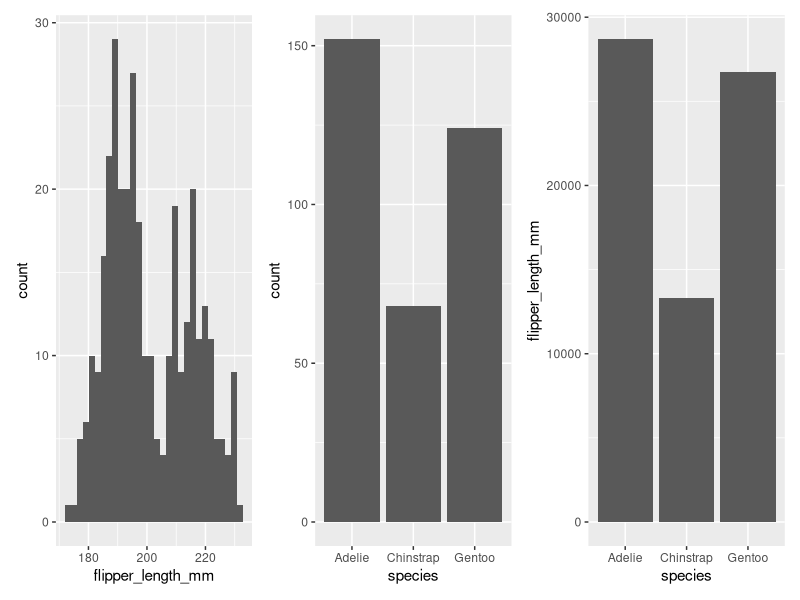
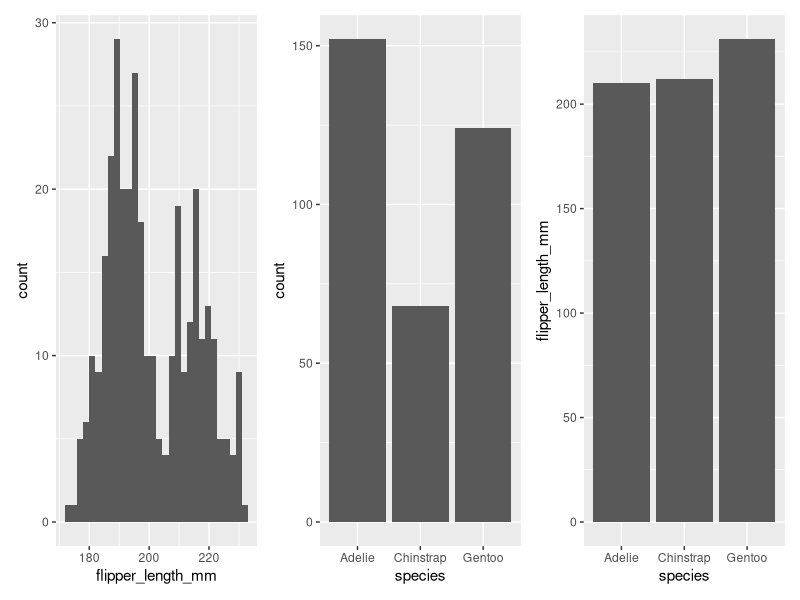
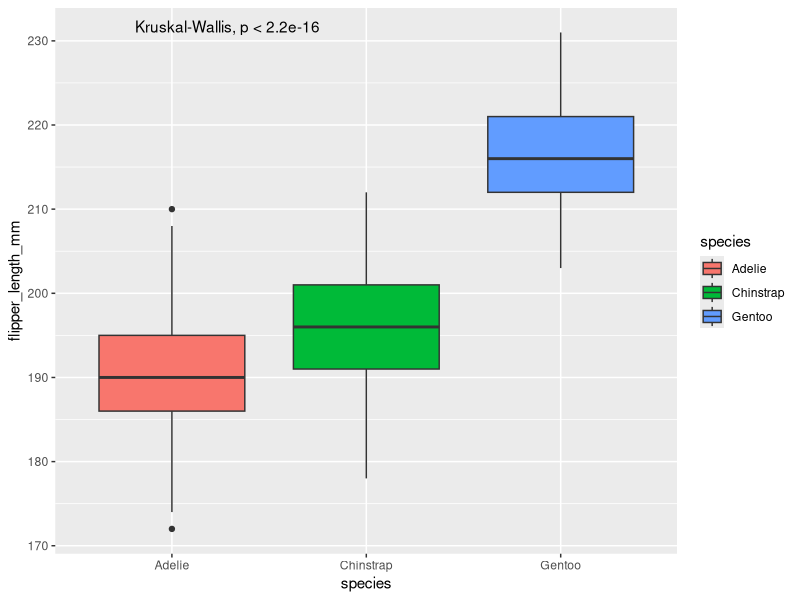
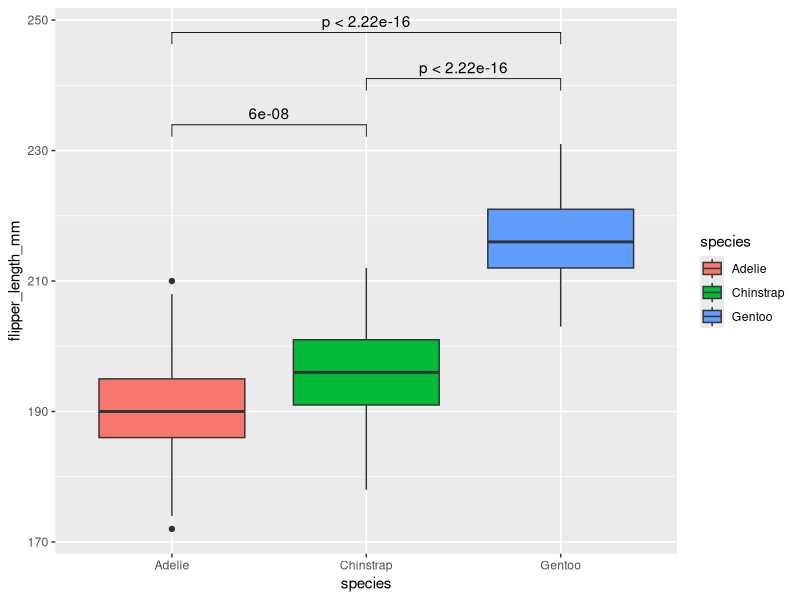
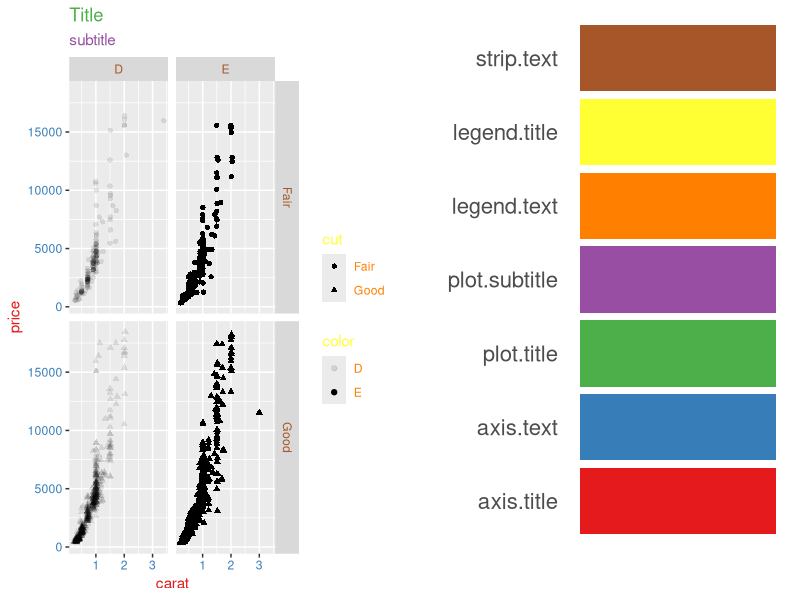
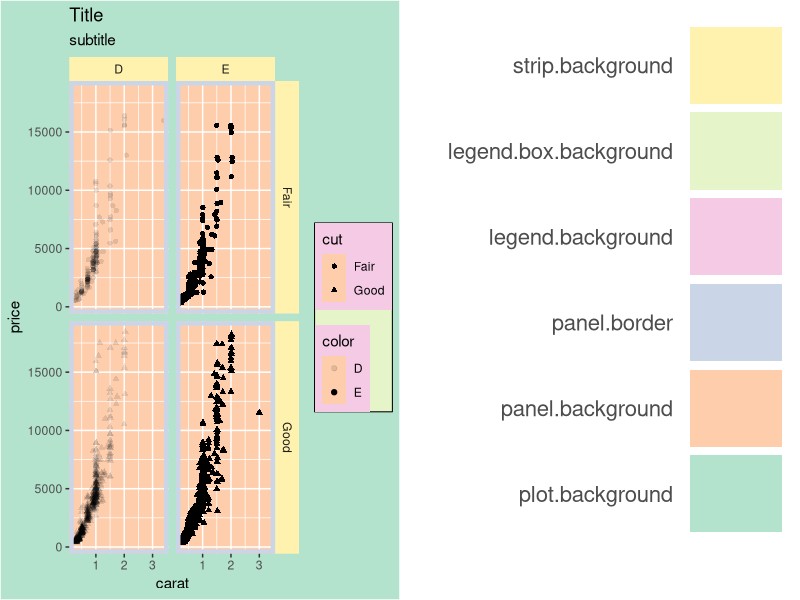
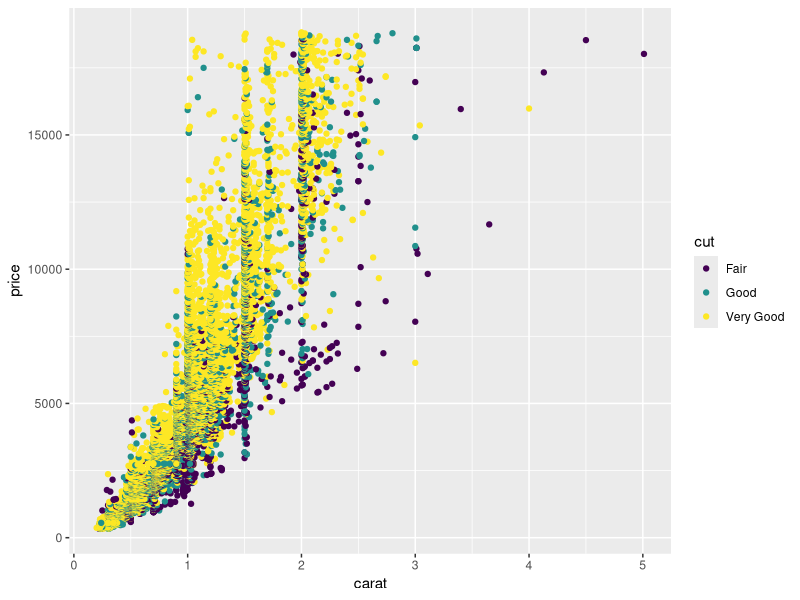
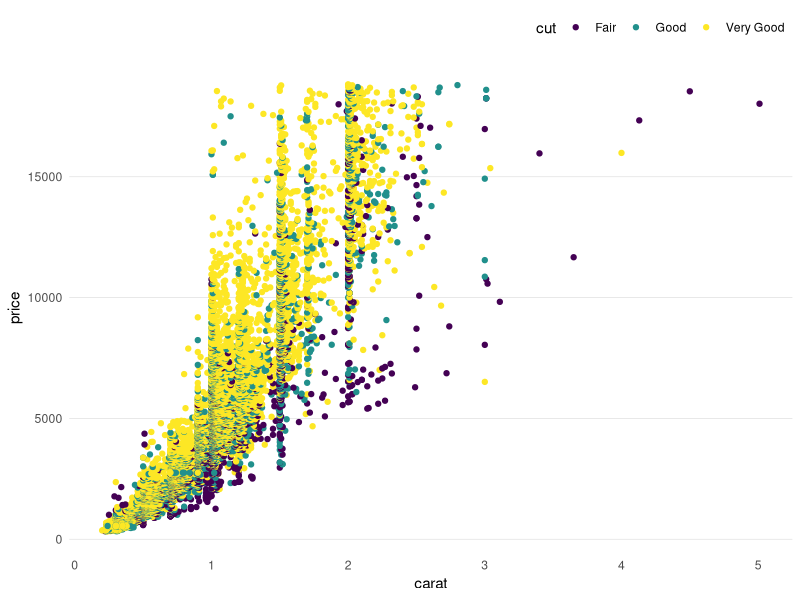

Write R code to recreate these figures, in order.
## ---- chunk 1
#| echo: false
# load the packages you need
library(dplyr)
library(tidyr)
library(tidyverse)
library(ggplot2)
library(kableExtra)
library(palmerpenguins)
library(gridExtra)
library(patchwork)
## ---- chunk 2
#| message: false
#| warning: false
#| fig-height: 3
#| fig-width: 8
x <- ggplot(penguins) + geom_bar(aes(x=flipper_length_mm),stat="bin")
y <- ggplot(penguins) + geom_bar(aes(x=species),stat="count")
z <- ggplot(penguins) + geom_bar(aes(x=species,y=flipper_length_mm),stat="identity")
wrap_plots(x,y,z,nrow=1)
## ---- chunk 3
#| message: false
#| warning: false
#| fig-height: 3
#| fig-width: 8

x <- ggplot(penguins) + stat_bin(aes(x=flipper_length_mm),geom="bar")
y <- ggplot(penguins) + stat_count(aes(x=species),geom="bar")
z <- ggplot(penguins) + stat_identity(aes(x=species,y=flipper_length_mm),geom="bar")
wrap_plots(x,y,z,nrow=1)
## ---- chunk 4
#| echo: false
#| message: false
#| warning: false
data.frame("plot"=c("histogram","smooth","boxplot","density","freqpoly"),
           "stat"=c("bin","smooth","boxplot","density","freqpoly"),
           "geom"=c("bar","line","boxplot","line","line")) %>%
  kable(format="html",escape=F,align="l") %>%
  kable_styling(bootstrap_options=c("striped","hover","responsive","condensed"),
              position="left",full_width = F)
## ---- chunk 5
#| message: false
#| warning: false
#| fig-height: 4
#| fig-width: 8
#| code-line-numbers: "3"


ggplot(penguins, aes(x=species,y=flipper_length_mm, fill=species)) + 
  geom_boxplot() + 
  ggpubr::stat_compare_means()
## ---- chunk 6
#| message: false
#| warning: false
#| fig-height: 4
#| fig-width: 8
#| code-line-numbers: "1,4"

my_comparisons <- list( c("Adelie", "Chinstrap"), c("Chinstrap", "Gentoo"), c("Adelie", "Gentoo") )
ggplot(penguins, aes(x=species,y=flipper_length_mm, fill=species)) + 
  geom_boxplot() + 
  ggpubr::stat_compare_means(comparisons = my_comparisons, method = "t.test")
## ---- chunk 7
p <- diamonds %>%
      filter(cut=="Fair"|cut=="Good",color=="D"|color=="E") %>%
      droplevels() %>%
      ggplot(aes(carat,price,alpha=color,shape=cut))+
            geom_point()+
            labs(title="Title",subtitle="subtitle")+
            facet_grid(cut~color)
## ---- chunk 8
p <- p + theme(
    axis.title=element_text(color="#e41a1c"),
    axis.text=element_text(color="#377eb8"),
    plot.title=element_text(color="#4daf4a"),
    plot.subtitle=element_text(color="#984ea3"),
    legend.text=element_text(color="#ff7f00"),
    legend.title=element_text(color="#ffff33"),
    strip.text=element_text(color="#a65628")
)
## ---- chunk 9
dfr <- data.frame(value=rep(1,7),label=c("axis.title","axis.text","plot.title","plot.subtitle","legend.text","legend.title","strip.text"),stringsAsFactors=FALSE) %>%
  mutate(label=factor(label,levels=c("axis.title","axis.text","plot.title","plot.subtitle","legend.text","legend.title","strip.text")))
q <- ggplot(dfr,aes(x=label,y=value,fill=label))+
  geom_bar(stat="identity")+
  labs(x="",y="")+
  coord_flip()+
  scale_fill_manual(values=c("#e41a1c","#377eb8","#4daf4a","#984ea3","#ff7f00","#ffff33","#a65628"))+
  theme_minimal(base_size=20)+
  theme(
    legend.position="none",
    axis.text.x=element_blank(),
    axis.ticks=element_blank(),
    panel.grid=element_blank())
grid.arrange(p,q,nrow=1)
## ---- chunk 10
p <- diamonds %>%
      filter(cut=="Fair"|cut=="Good",color=="D"|color=="E") %>%
      droplevels() %>%
      ggplot(aes(carat,price,alpha=color,shape=cut))+
            geom_point()+
            labs(title="Title",subtitle="subtitle")+
            facet_grid(cut~color)
## ---- chunk 11
p <- p + theme(
    plot.background=element_rect(fill="#b3e2cd"),
    panel.background=element_rect(fill="#fdcdac"),
    panel.border=element_rect(fill=NA,color="#cbd5e8",size=3),
    legend.background=element_rect(fill="#f4cae4"),
    legend.box.background=element_rect(fill="#e6f5c9"),
    strip.background=element_rect(fill="#fff2ae")
)
## ---- chunk 12
dfr <- data.frame(value=rep(1,6),label=c("plot.background","panel.background","panel.border","legend.background","legend.box.background","strip.background"),stringsAsFactors=FALSE) %>%
  mutate(label=factor(label,levels=c("plot.background","panel.background","panel.border","legend.background","legend.box.background","strip.background")))
q <- ggplot(dfr,aes(x=label,y=value,fill=label))+
  geom_bar(stat="identity")+
  labs(x="",y="")+
  coord_flip()+
  scale_fill_manual(values=c("#b3e2cd","#fdcdac","#cbd5e8","#f4cae4","#e6f5c9","#fff2ae"))+
  theme_minimal(base_size=20)+
  theme(
    legend.position="none",
    axis.text.x=element_blank(),
    axis.ticks=element_blank(),
    panel.grid=element_blank())
grid.arrange(p,q,nrow=1)
## ---- chunk 13
p <- diamonds %>%
      filter(cut=="Fair"|cut=="Good"|cut=="Very Good") %>%
      droplevels() %>%
      ggplot(aes(carat,price,color=cut))+
            geom_point()
## ---- chunk 14
newtheme <- theme_bw() + theme(
  axis.ticks=element_blank(),
  panel.background=element_rect(fill="white"),
  panel.grid.minor=element_blank(),
  panel.grid.major.x=element_blank(),
  panel.grid.major.y=element_line(size=0.3,color="grey90"),
  panel.border=element_blank(),
  legend.position="top",
  legend.justification="right"
)
## ---- chunk 15
#| message: false
#| warning: false
#| fig-width: 4
#| fig-height: 3
p
## ---- chunk 16
#| message: false
#| warning: false
#| fig-width: 4
#| fig-height: 3

p + newtheme
## ---- chunk 17
#| fig-height: 5
#| fig-width: 12
#| code-line-numbers: "3"
p <- ggplot(penguins,aes(x=species,y=bill_length_mm,color=island))+geom_point()
q <- ggplot(penguins,aes(x=species,y=body_mass_g,fill=island))+geom_bar(stat="identity")
patchwork::wrap_plots(p,q)
